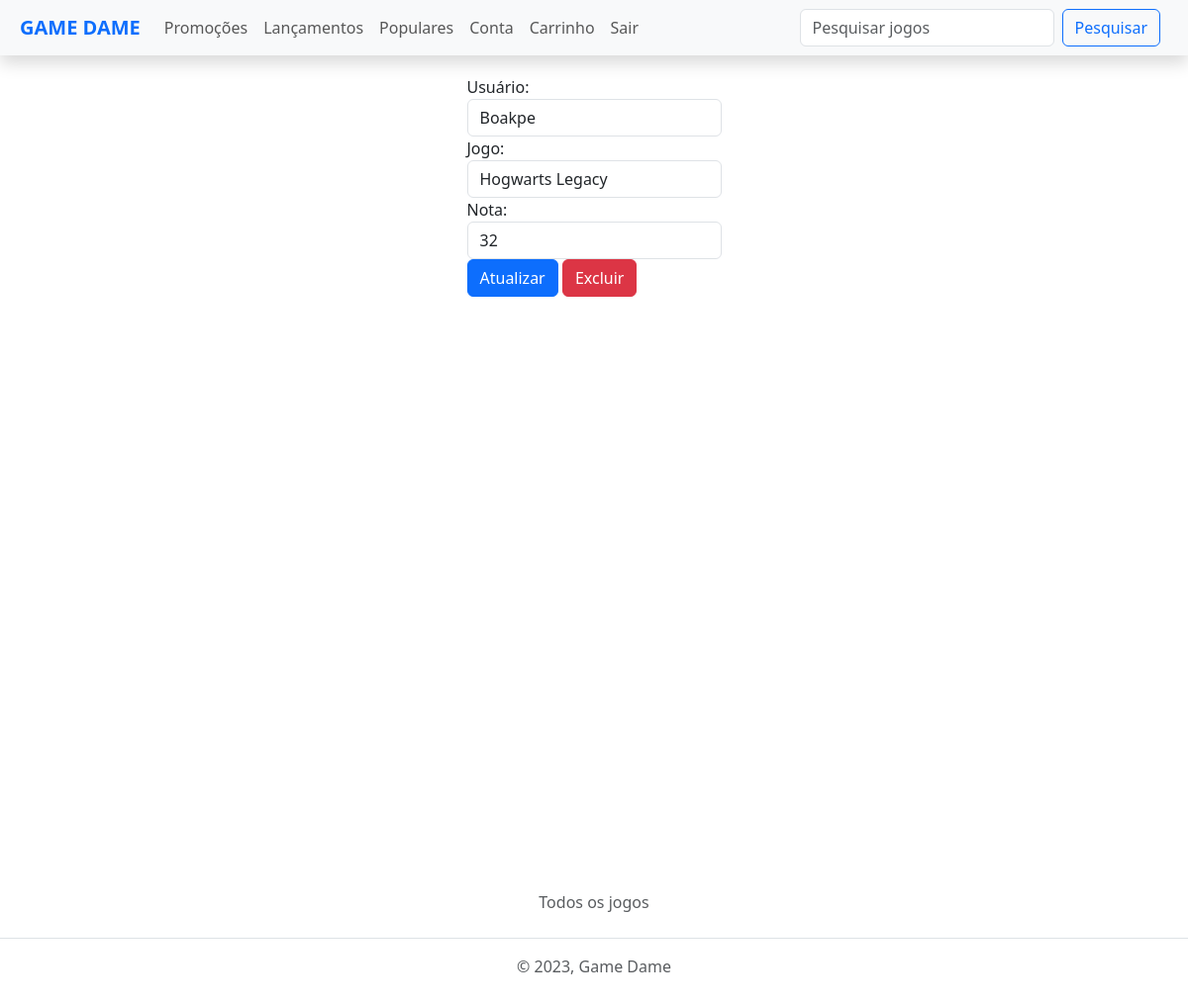
/rating/3 (signed in), run on an earlier commit of the app's database.
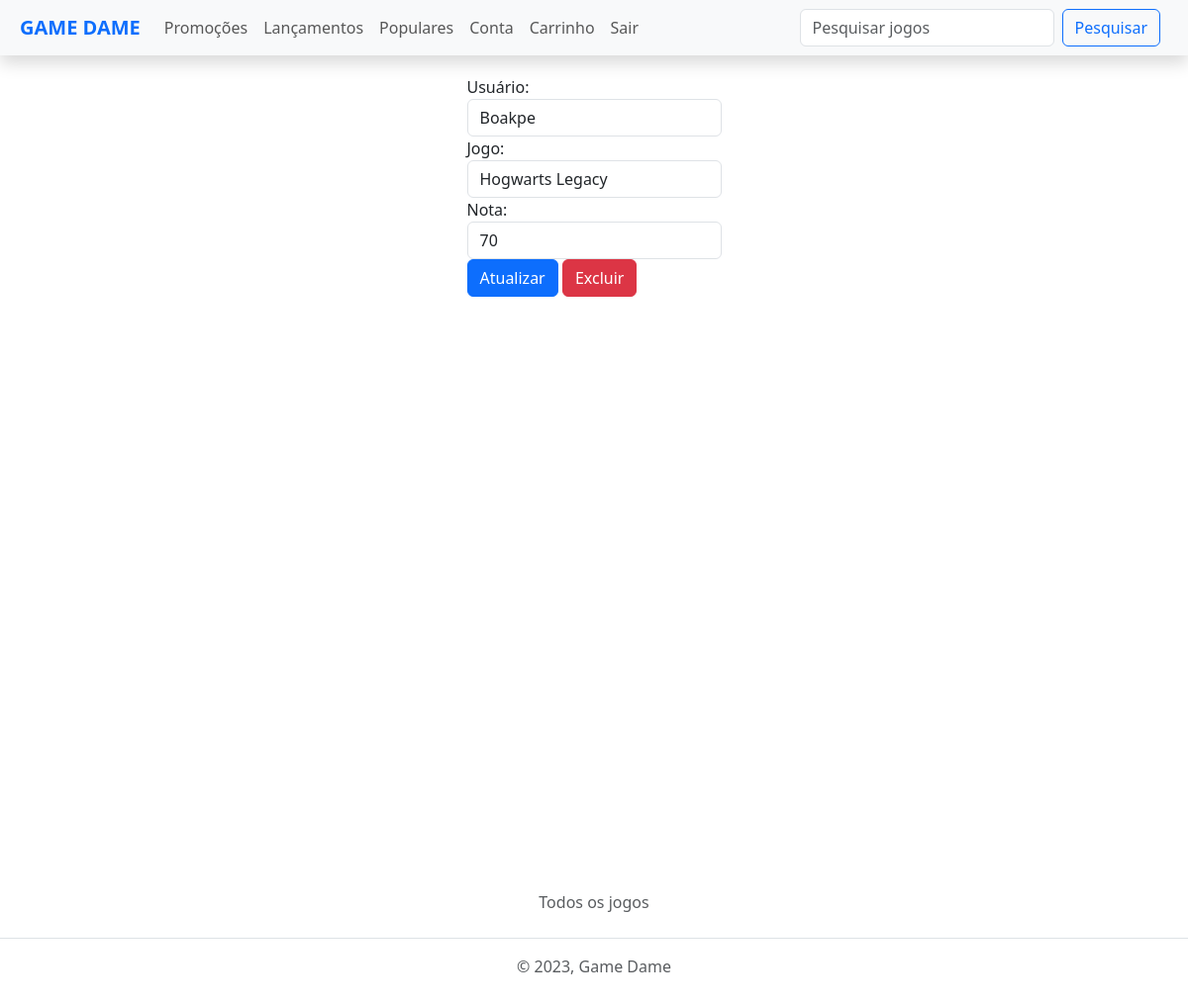
And on a later commit of the database.
### games/models.py (models this page shows, shortened)
class Rating(models.Model):
    user = models.ForeignKey(get_user_model(), on_delete=models.CASCADE)
    game = models.ForeignKey(Game, on_delete=models.CASCADE)
    created_at = models.DateTimeField(auto_now_add=True)
    updated_at = models.DateTimeField(auto_now=True)
    rating = models.PositiveSmallIntegerField(default=0)

class Game(models.Model):
    title = models.CharField(max_length=100)
    description = models.TextField()
    price = models.DecimalField(max_digits=10, decimal_places=2)
    promotion = models.DecimalField(
        max_digits=5, decimal_places=2, null=True, blank=True)
    cover_image = models.ImageField(upload_to='static/images')
    created_at = models.DateTimeField(auto_now_add=True)
    updated_at = models.DateTimeField(auto_now=True)
    copies_sold = models.IntegerField(default=0)
    release_date = models.DateTimeField(null=True)

### games/views.py (the view)
# urls.py: path('rating/<int:rating_id>', views.rating_item , name = "rating_item"),
@login_required
def rating_item(request, rating_id):
    rating = get_object_or_404(Rating, pk=rating_id)
    return render(request, 'games/rating.html', {'rating': rating})

### games/templates/games/rating.html (shortened to what this page needs)
{% extends 'base.html' %}
{% block content %}
    <div class="d-flex justify-content-center" style="height: 100vh;">
        <form method="post" action="{% url 'update-rating' rating.id%}">
            <div class="form-group">
                <label for="user">Usuário:</label>
                <input type="text" class="form-control" id="user" name="user" value="{{ rating.user.username }}">
            </div>
            <div class="form-group">
                <label for="game">Jogo:</label>
                <input type="text" class="form-control" id="game" name="game" value="{{ rating.game.title }}">
            </div>
            <div class="form-group">
                <label for="rating">Nota:</label>
                <input type="number" class="form-control" id="rating" name="rating" min="0" max="100" value="{{ rating.rating }}">
            </div>
            <div class="form-group">
                <button type="submit" class="btn btn-primary mr-2">Atualizar</button>
                <a href="{% url 'delete-rating' rating.id %}" class="btn btn-danger">Excluir</a>
            </div>
        </form>
    </div>
{% endblock %}

What changed in the data, as far as the page shows it:
changed Rating "Boakpe": rating "32" → "70"
